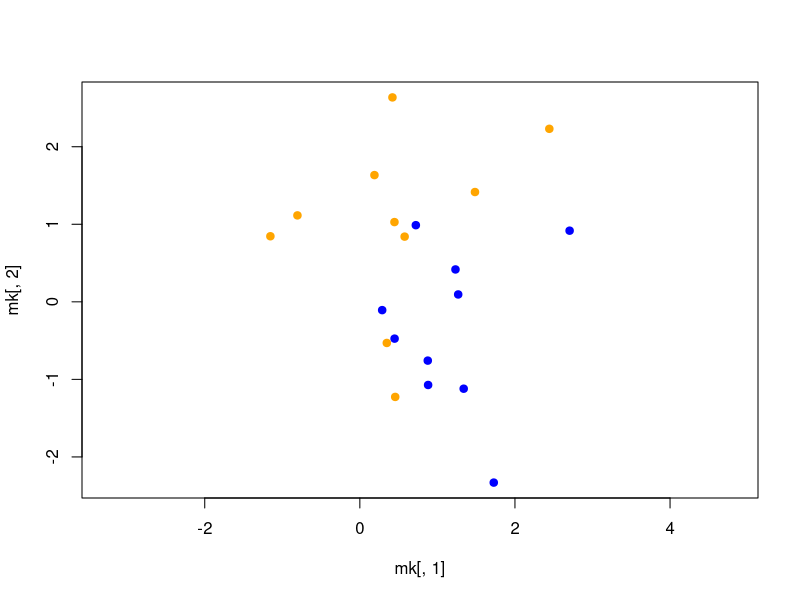
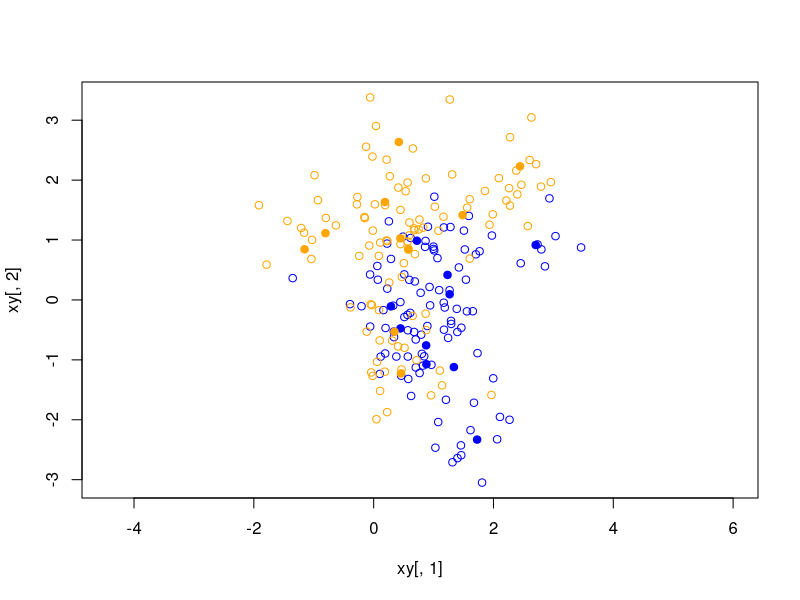

Here is the R script that generated these plots, in order:
## ---- chunk 1
set.seed(321)
classes <- c(rep('BLUE',10), rep('ORANGE',10))
cte <- c(rep(1,10), rep(0,20), rep(1,10))
mk <- matrix(rnorm(20*2) + cte,
             ncol=2, byrow = FALSE) 
plot(mk[,1],mk[,2],col=classes,pch=19, asp=1)
## ---- chunk 2
N <- 100
smpl.B <- sample(1:10, size=N, replace=TRUE)
smpl.O <- 10 + sample(1:10, size=N, replace=TRUE)
xy <- matrix(rnorm(2*N*2)/sqrt(5), ncol=2) + 
  mk[c(smpl.B,smpl.O),]
class.xy <- c(rep('BLUE',N), rep('ORANGE',N))
plot(xy[,1],xy[,2], col=class.xy,asp=1)
points(mk[,1],mk[,2],col=classes,pch=19)
## ---- chunk 3
df.xy <- data.frame(x=xy[,1],y=xy[,2],class=class.xy)
if (!file.exists("2clas2dim.csv")) 
  write.table(df.xy,file="2clas2dim.csv",dec=".",sep=";", row.names = FALSE)
